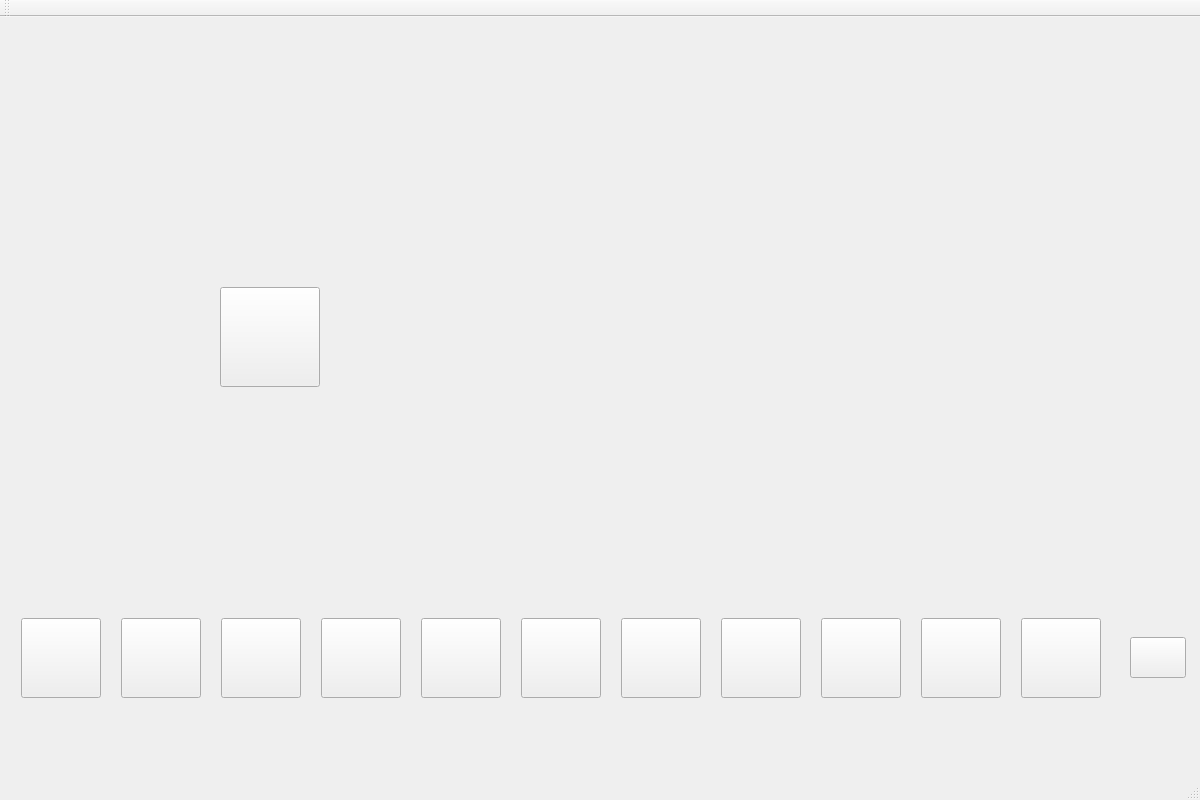
<?xml version="1.0" encoding="UTF-8"?>
<ui version="4.0">
 <class>MainWindow</class>
 <widget class="QMainWindow" name="MainWindow">
  <property name="geometry">
   <rect>
    <x>0</x>
    <y>0</y>
    <width>1200</width>
    <height>800</height>
   </rect>
  </property>
  <property name="windowTitle">
   <string>MainWindow</string>
  </property>
  <property name="windowIcon">
   <iconset resource="elegantimage.qrc">
    <normaloff>:/new/prefix1/pic/logo.jpg</normaloff>:/new/prefix1/pic/logo.jpg</iconset>
  </property>
  <widget class="QWidget" name="centralWidget">
   <widget class="QLabel" name="Imagelabel">
    <property name="geometry">
     <rect>
      <x>45</x>
      <y>65</y>
      <width>500</width>
      <height>500</height>
     </rect>
    </property>
    <property name="text">
     <string/>
    </property>
   </widget>
   <widget class="QLabel" name="Updatelabel">
    <property name="geometry">
     <rect>
      <x>655</x>
      <y>65</y>
      <width>500</width>
      <height>500</height>
     </rect>
    </property>
    <property name="text">
     <string/>
    </property>
   </widget>
   <widget class="QPushButton" name="add">
    <property name="geometry">
     <rect>
      <x>220</x>
      <y>270</y>
      <width>100</width>
      <height>100</height>
     </rect>
    </property>
    <property name="icon">
     <iconset resource="elegantimage.qrc">
      <normaloff>:/new/prefix1/pic/add.jpg</normaloff>:/new/prefix1/pic/add.jpg</iconset>
    </property>
    <property name="iconSize">
     <size>
      <width>100</width>
      <height>100</height>
     </size>
    </property>
   </widget>
   <widget class="QPushButton" name="glass">
    <property name="geometry">
     <rect>
      <x>721</x>
      <y>601</y>
      <width>80</width>
      <height>80</height>
     </rect>
    </property>
    <property name="text">
     <string/>
    </property>
    <property name="icon">
     <iconset resource="elegantimage.qrc">
      <normaloff>:/new/prefix1/pic/毛玻璃.JPG</normaloff>:/new/prefix1/pic/毛玻璃.JPG</iconset>
    </property>
    <property name="iconSize">
     <size>
      <width>80</width>
      <height>80</height>
     </size>
    </property>
   </widget>
   <widget class="QPushButton" name="swell">
    <property name="geometry">
     <rect>
      <x>921</x>
      <y>601</y>
      <width>80</width>
      <height>80</height>
     </rect>
    </property>
    <property name="text">
     <string/>
    </property>
    <property name="icon">
     <iconset resource="elegantimage.qrc">
      <normaloff>:/new/prefix1/pic/亮斑.JPG</normaloff>:/new/prefix1/pic/亮斑.JPG</iconset>
    </property>
    <property name="iconSize">
     <size>
      <width>80</width>
      <height>80</height>
     </size>
    </property>
   </widget>
   <widget class="QPushButton" name="cartoon">
    <property name="geometry">
     <rect>
      <x>1021</x>
      <y>601</y>
      <width>80</width>
      <height>80</height>
     </rect>
    </property>
    <property name="text">
     <string/>
    </property>
    <property name="icon">
     <iconset resource="elegantimage.qrc">
      <normaloff>:/new/prefix1/pic/卡通.jpg</normaloff>:/new/prefix1/pic/卡通.jpg</iconset>
    </property>
    <property name="iconSize">
     <size>
      <width>80</width>
      <height>80</height>
     </size>
    </property>
   </widget>
   <widget class="QPushButton" name="black">
    <property name="geometry">
     <rect>
      <x>121</x>
      <y>601</y>
      <width>80</width>
      <height>80</height>
     </rect>
    </property>
    <property name="text">
     <string/>
    </property>
    <property name="icon">
     <iconset resource="elegantimage.qrc">
      <normaloff>:/new/prefix1/pic/黑白.JPG</normaloff>:/new/prefix1/pic/黑白.JPG</iconset>
    </property>
    <property name="iconSize">
     <size>
      <width>80</width>
      <height>80</height>
     </size>
    </property>
   </widget>
   <widget class="QPushButton" name="laststep">
    <property name="geometry">
     <rect>
      <x>1130</x>
      <y>620</y>
      <width>56</width>
      <height>41</height>
     </rect>
    </property>
    <property name="text">
     <string/>
    </property>
    <property name="icon">
     <iconset resource="elegantimage.qrc">
      <normaloff>:/new/prefix1/pic/撤销.jpg</normaloff>:/new/prefix1/pic/撤销.jpg</iconset>
    </property>
    <property name="iconSize">
     <size>
      <width>56</width>
      <height>56</height>
     </size>
    </property>
    <property name="checkable">
     <bool>false</bool>
    </property>
   </widget>
   <widget class="QPushButton" name="original">
    <property name="geometry">
     <rect>
      <x>21</x>
      <y>601</y>
      <width>80</width>
      <height>80</height>
     </rect>
    </property>
    <property name="text">
     <string/>
    </property>
    <property name="icon">
     <iconset resource="elegantimage.qrc">
      <normaloff>:/new/prefix1/pic/original.jpg</normaloff>:/new/prefix1/pic/original.jpg</iconset>
    </property>
    <property name="iconSize">
     <size>
      <width>80</width>
      <height>80</height>
     </size>
    </property>
   </widget>
   <widget class="QPushButton" name="relievo">
    <property name="geometry">
     <rect>
      <x>221</x>
      <y>601</y>
      <width>80</width>
      <height>80</height>
     </rect>
    </property>
    <property name="text">
     <string/>
    </property>
    <property name="icon">
     <iconset resource="elegantimage.qrc">
      <normaloff>:/new/prefix1/pic/浮雕.jpg</normaloff>:/new/prefix1/pic/浮雕.jpg</iconset>
    </property>
    <property name="iconSize">
     <size>
      <width>80</width>
      <height>80</height>
     </size>
    </property>
   </widget>
   <widget class="QPushButton" name="binaryzation">
    <property name="geometry">
     <rect>
      <x>421</x>
      <y>601</y>
      <width>80</width>
      <height>80</height>
     </rect>
    </property>
    <property name="text">
     <string/>
    </property>
    <property name="icon">
     <iconset resource="elegantimage.qrc">
      <normaloff>:/new/prefix1/pic/木刻.JPG</normaloff>:/new/prefix1/pic/木刻.JPG</iconset>
    </property>
    <property name="iconSize">
     <size>
      <width>80</width>
      <height>80</height>
     </size>
    </property>
   </widget>
   <widget class="QPushButton" name="line">
    <property name="geometry">
     <rect>
      <x>621</x>
      <y>601</y>
      <width>80</width>
      <height>80</height>
     </rect>
    </property>
    <property name="text">
     <string/>
    </property>
    <property name="icon">
     <iconset resource="elegantimage.qrc">
      <normaloff>:/new/prefix1/pic/线条.JPG</normaloff>:/new/prefix1/pic/线条.JPG</iconset>
    </property>
    <property name="iconSize">
     <size>
      <width>80</width>
      <height>80</height>
     </size>
    </property>
   </widget>
   <widget class="QPushButton" name="corrosion">
    <property name="geometry">
     <rect>
      <x>821</x>
      <y>601</y>
      <width>80</width>
      <height>80</height>
     </rect>
    </property>
    <property name="text">
     <string/>
    </property>
    <property name="icon">
     <iconset resource="elegantimage.qrc">
      <normaloff>:/new/prefix1/pic/碎片.JPG</normaloff>:/new/prefix1/pic/碎片.JPG</iconset>
    </property>
    <property name="iconSize">
     <size>
      <width>80</width>
      <height>80</height>
     </size>
    </property>
   </widget>
   <widget class="QPushButton" name="reminiscence">
    <property name="geometry">
     <rect>
      <x>321</x>
      <y>601</y>
      <width>80</width>
      <height>80</height>
     </rect>
    </property>
    <property name="text">
     <string/>
    </property>
    <property name="icon">
     <iconset resource="elegantimage.qrc">
      <normaloff>:/new/prefix1/pic/怀旧.JPG</normaloff>:/new/prefix1/pic/怀旧.JPG</iconset>
    </property>
    <property name="iconSize">
     <size>
      <width>80</width>
      <height>80</height>
     </size>
    </property>
   </widget>
   <widget class="QPushButton" name="sketch">
    <property name="geometry">
     <rect>
      <x>521</x>
      <y>601</y>
      <width>80</width>
      <height>80</height>
     </rect>
    </property>
    <property name="text">
     <string/>
    </property>
    <property name="icon">
     <iconset resource="elegantimage.qrc">
      <normaloff>:/new/prefix1/pic/素描.jpg</normaloff>:/new/prefix1/pic/素描.jpg</iconset>
    </property>
    <property name="iconSize">
     <size>
      <width>80</width>
      <height>80</height>
     </size>
    </property>
   </widget>
  </widget>
  <widget class="QMenuBar" name="menuBar">
   <property name="geometry">
    <rect>
     <x>0</x>
     <y>0</y>
     <width>1200</width>
     <height>26</height>
    </rect>
   </property>
  </widget>
  <widget class="QToolBar" name="mainToolBar">
   <attribute name="toolBarArea">
    <enum>TopToolBarArea</enum>
   </attribute>
   <attribute name="toolBarBreak">
    <bool>false</bool>
   </attribute>
  </widget>
  <widget class="QStatusBar" name="statusBar"/>
 </widget>
 <layoutdefault spacing="6" margin="11"/>
 <resources>
  <include location="elegantimage.qrc"/>
 </resources>
 <connections/>
</ui>
